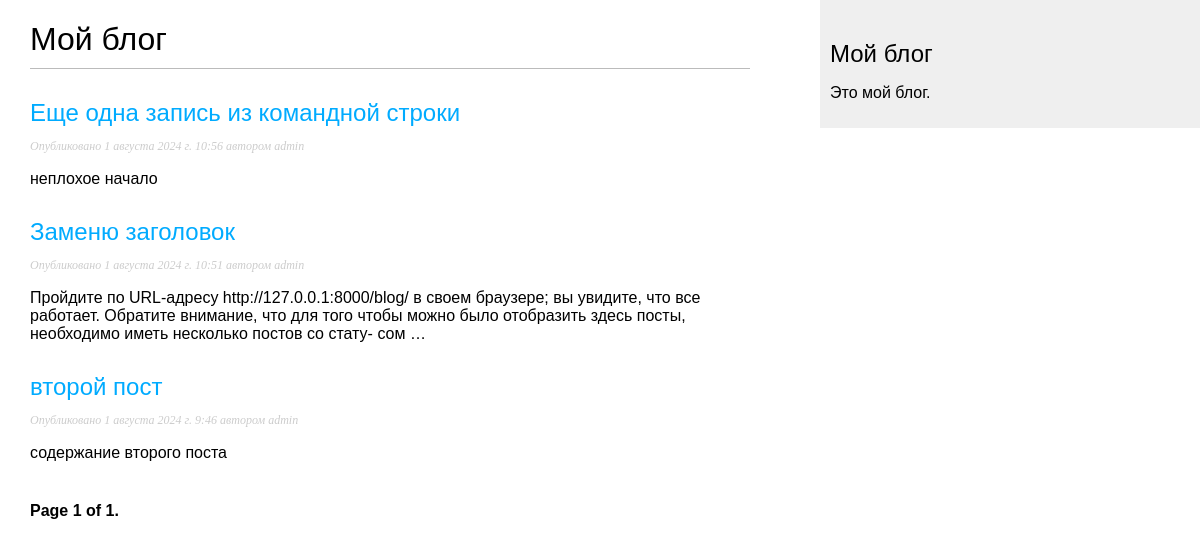
/blog/, run on an earlier commit of the app's database.
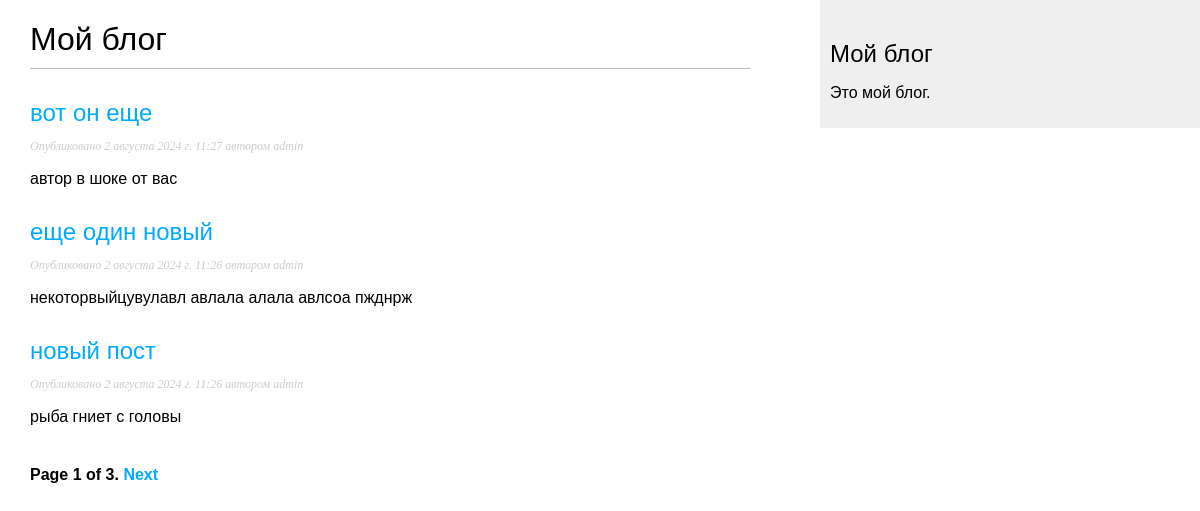
And on a later commit of the database.
### blog/models.py (models this page shows, shortened)
class Post(models.Model):
    class Status(models.TextChoices):
        DRAFT = 'DF', 'Черновик'
        PUBLISHED = 'PB', 'Опубликовано'
    title = models.CharField('Заголовок поста',
                             max_length=250)
    slug = models.SlugField('Короткая метка',
                            unique_for_date='publish',
                            max_length=250)
    author = models.ForeignKey(User,
                               on_delete=models.CASCADE,
                               related_name='blog_posts',
                               verbose_name='Автор')
    body = models.TextField('Содержание поста')
    publish = models.DateTimeField('дата публикации', default=timezone.now)
    created = models.DateTimeField('дата создания', auto_now_add=True)
    updated = models.DateTimeField('дата обновления', auto_now=True)
    status = models.CharField('Статус', max_length=2,
                              choices=Status.choices,
                              default=Status.DRAFT)
    objects = models.Manager()  # менеджер применяемый по умолчанию
    published = PublishedMeneger()  # конкретно прикладной менеджер
    class Meta:
        ordering = ['-publish']
        indexes = [
            models.Index(fields=['-publish']),
        ]
        verbose_name = 'Пост'
        verbose_name_plural = 'Посты'
    def get_absolute_url(self):
        return reverse('blog:post_detail',
                       args=[
                           self.publish.year,
                           self.publish.month,
                           self.publish.day,
                           self.slug
                       ])

### blog/views.py (the view)
# urls.py: path('', views.PostListView.as_view(), name='post_list'),
class PostListView(ListView):
    queryset = Post.published.all()
    context_object_name = 'posts'
    paginate_by = 3
    template_name = 'blog/post/list.html'

### blog/templates/blog/post/list.html (shortened to what this page needs)
{% extends "blog/base.html" %}
{% block content %}
<h1>Мой блог</h1>
    {% for post in posts %}
    	<h2>
            <a href="{{ post.get_absolute_url }}">
                {{ post.title }}
            </a>
        </h2>
        <p class="date">
        Опубликовано {{ post.publish }} автором {{ post.author }}
        </p>
        {{ post.body|truncatewords:30|linebreaks }}
    {% endfor %}
{% include "pagination.html" with page=page_obj %}
{% endblock %}

What changed in the data, as far as the page shows it:
no longer on this page (row unchanged): Post: title "Еще одна запись из командной строки", publish "1 августа 2024 г. 10:56", author "admin", body "неплохое начало"
no longer on this page (row unchanged): Post: title "Заменю заголовок", publish "1 августа 2024 г. 10:51", author "admin", body "Пройдите по URL-адресу http://127.0.0.1:8000/blog/ в своем браузере; вы увидите, что все работает. Обратите внимание, что для того чтобы можно было отобразить здесь посты, необходимо иметь несколько постов со стату- сом …"
no longer on this page (row unchanged): Post: title "второй пост", publish "1 августа 2024 г. 9:46", author "admin", body "содержание второго поста"
added Post: title "вот он еще", publish "2 августа 2024 г. 11:27", author "admin", body "автор в шоке от вас"
added Post: title "еще один новый", publish "2 августа 2024 г. 11:26", author "admin", body "некоторвыйцувулавл авлала алала авлсоа пжднрж"
added Post: title "новый пост", publish "2 августа 2024 г. 11:26", author "admin", body "рыба гниет с головы"
Also different on the page:
{{ page.paginator.num_pages }}: "1" → "3"
text now shown: "Next"
